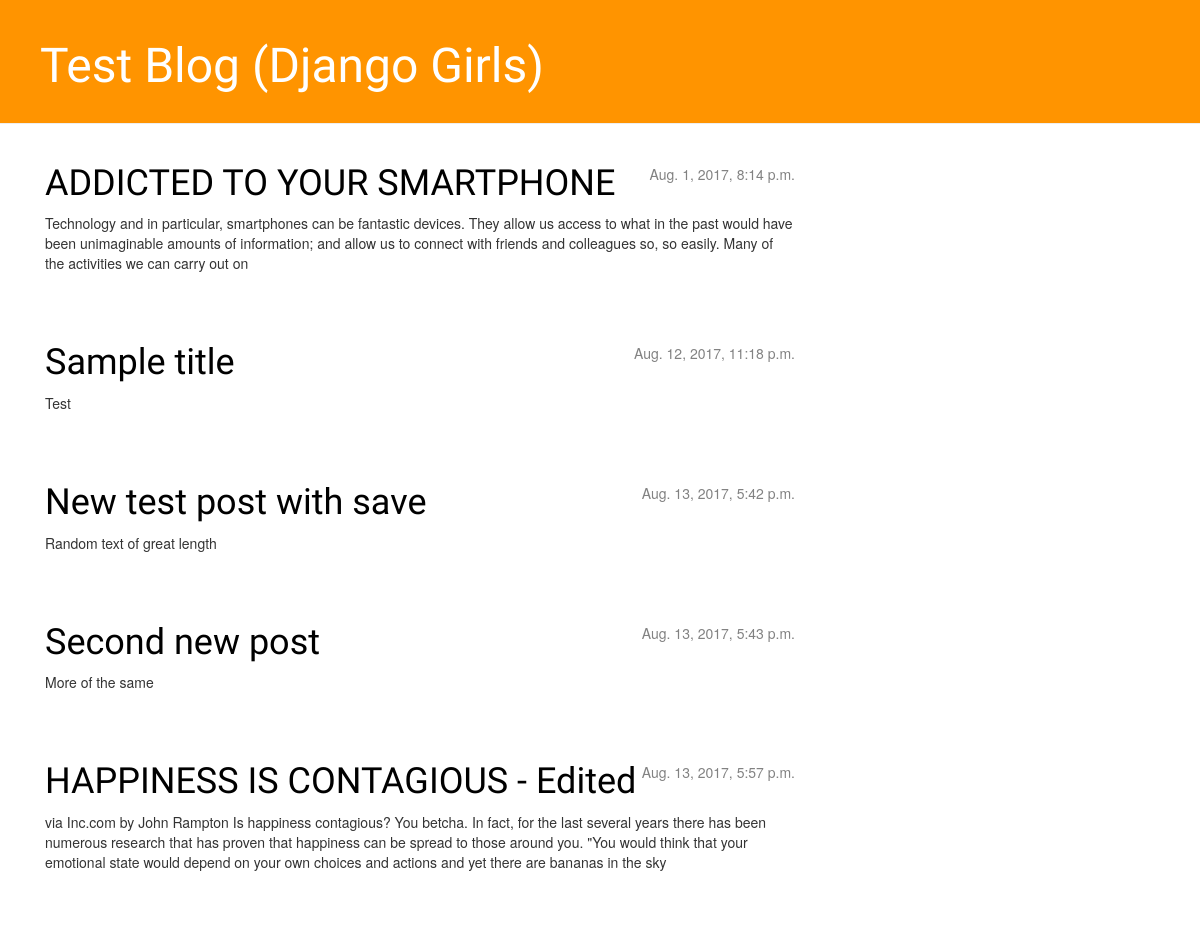
Screenshot of /blog/ with the database file from the repository.
### blog/models.py (models this page shows, shortened)
class Post(models.Model):
    author = models.ForeignKey('auth.User')
    title = models.CharField(max_length = 200)
    test = models.TextField()
    created_date = models.DateTimeField(
        default = timezone.now)
    published_date = models.DateTimeField(
        blank = True,
        null = True)

### blog/views.py (the view)
def post_list(request):
    posts = Post.objects.filter(published_date__lte=timezone.now()).order_by('published_date')
    return render(request, 'blog/post_list.html', {'posts': posts})

### blog/templates/blog/post_list.html
{% extends 'blog/base.html' %}
{% block content %}
    {% for post in posts %}
      <div class="post">
          <div class="date">
            {{ post.published_date }}
          </div>
          <h1><a href="{% url 'post_detail' pk=post.pk %}">{{ post.title }}</a></h1>
          <p>{{ post.test|linebreaksbr }}</p>
      </div>
    {% endfor %}
{% endblock %}

### blog/templates/blog/base.html (shortened to what this page needs)
{% load staticfiles %}
<html>
    <head>
        <link rel="stylesheet" href="//maxcdn.bootstrapcdn.com/bootstrap/3.2.0/css/bootstrap.min.css">
        <link rel="stylesheet" href="//maxcdn.bootstrapcdn.com/bootstrap/3.2.0/css/bootstrap-theme.min.css">
        <link rel="stylesheet" type="text/css" href="{% static 'blog/blog.css' %}" />
    </head>
    <body>
        <div class="page-header">
            <h1><a href="/blog">Test Blog (Django Girls)</a></h1>
        </div>
        <div class="content container">
            <div class="row">
                <div class="col-md-8">
                    {% block content %}
                    {% endblock %}
                </div>
            </div>
    </body>
</html>

### blog/static/blog/blog.css (style rules this page uses)
.page-header { background-color: #ff9400; margin-top: 0; padding: 20px 20px 20px 40px; }
.page-header h1, .page-header h1 a, .page-header h1 a:visited, .page-header h1 a:active { color: #ffffff; font-size: 36pt; text-decoration: none; }
.content { margin-left: 40px; float: right; }
h1, h2, h3, h4 { font-family: 'Oswald', sans-serif; }
.date { color: #828282; float: right; }
.post { margin-bottom: 70px; }
.post h1 a, .post h1 a:visited { color: #000000; }

### rows the page displays
Post: published_date "Aug. 1, 2017, 8:14 p.m.", title "ADDICTED TO YOUR SMARTPHONE", test "Technology and in particular, smartphones can be fantastic devices. They allow us access to what in the past would have been unimaginable amounts of information; and allow us to connect with friends and colleagues so, so easily. Many of the activities we can carry out on"
Post: published_date "Aug. 12, 2017, 11:18 p.m.", title "Sample title", test "Test"
Post: published_date "Aug. 13, 2017, 5:42 p.m.", title "New test post with save", test "Random text of great length"
Post: published_date "Aug. 13, 2017, 5:43 p.m.", title "Second new post", test "More of the same"
Post: published_date "Aug. 13, 2017, 5:57 p.m.", title "HAPPINESS IS CONTAGIOUS - Edited", test "via Inc.com by John Rampton Is happiness contagious? You betcha. In fact, for the last several years there has been numerous research that has proven that happiness can be spread to those around you. \"You would think that your emotional state would depend on your own choices and actions and yet there are bananas in the sky"
